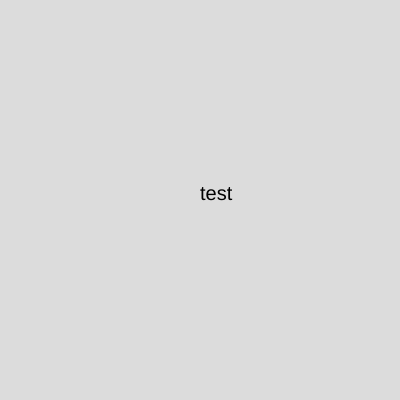
Frame 1 (no input)
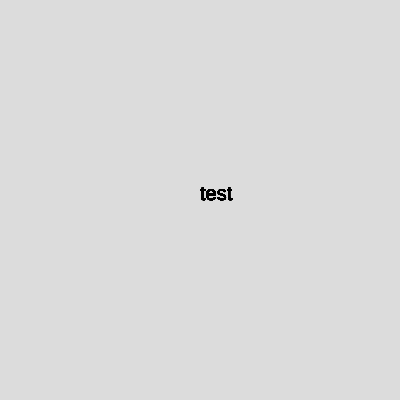
Frame 60 (no input)
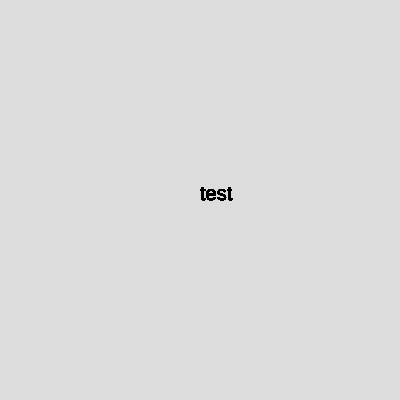
Frame 120 (the mouse pressed at the canvas centre since frame 60)

The p5.js sketch that drew these frames (run headless with seeded random() and noise() and a simulated clock; from frame 60 on, the mouse is pressed at the canvas centre):

// p5.js sketch
// ── sketch.js
function setup(){
  createCanvas(400,400);
  background(220);
}

function draw(){
  textSize(20)
  text("test",width/2,height/2)
}

// ── campfire.html

<div class="stage">
  <div class="campfire">
    <div class="sparks">
      <div class="spark"></div>
      <div class="spark"></div>
      <div class="spark"></div>
      <div class="spark"></div>
      <div class="spark"></div>
      <div class="spark"></div>
      <div class="spark"></div>
      <div class="spark"></div>
    </div>
    <div class="logs">
      <div class="log">
        <div class="streak"></div>
        <div class="streak"></div>
        <div class="streak"></div>
        <div class="streak"></div>
        <div class="streak"></div>
        <div class="streak"></div>
        <div class="streak"></div>
        <div class="streak"></div>
        <div class="streak"></div>
        <div class="streak"></div>
      </div>
      <div class="log">
        <div class="streak"></div>
        <div class="streak"></div>
        <div class="streak"></div>
        <div class="streak"></div>
        <div class="streak"></div>
        <div class="streak"></div>
        <div class="streak"></div>
        <div class="streak"></div>
        <div class="streak"></div>
        <div class="streak"></div>
      </div>
      <div class="log">
        <div class="streak"></div>
        <div class="streak"></div>
        <div class="streak"></div>
        <div class="streak"></div>
        <div class="streak"></div>
        <div class="streak"></div>
        <div class="streak"></div>
        <div class="streak"></div>
        <div class="streak"></div>
        <div class="streak"></div>
      </div>
      <div class="log">
        <div class="streak"></div>
        <div class="streak"></div>
        <div class="streak"></div>
        <div class="streak"></div>
        <div class="streak"></div>
        <div class="streak"></div>
        <div class="streak"></div>
        <div class="streak"></div>
        <div class="streak"></div>
        <div class="streak"></div>
      </div>
      <div class="log">
        <div class="streak"></div>
        <div class="streak"></div>
        <div class="streak"></div>
        <div class="streak"></div>
        <div class="streak"></div>
        <div class="streak"></div>
        <div class="streak"></div>
        <div class="streak"></div>
        <div class="streak"></div>
        <div class="streak"></div>
      </div>
      <div class="log">
        <div class="streak"></div>
        <div class="streak"></div>
        <div class="streak"></div>
        <div class="streak"></div>
        <div class="streak"></div>
        <div class="streak"></div>
        <div class="streak"></div>
        <div class="streak"></div>
        <div class="streak"></div>
        <div class="streak"></div>
      </div>
      <div class="log">
        <div class="streak"></div>
        <div class="streak"></div>
        <div class="streak"></div>
        <div class="streak"></div>
        <div class="streak"></div>
        <div class="streak"></div>
        <div class="streak"></div>
        <div class="streak"></div>
        <div class="streak"></div>
        <div class="streak"></div>
      </div>
    </div>
    <div class="sticks">
      <div class="stick"></div>
      <div class="stick"></div>
      <div class="stick"></div>
      <div class="stick"></div>
    </div>
    <div class="fire">
      <div class="fire__red">
        <div class="flame"></div>
        <div class="flame"></div>
        <div class="flame"></div>
        <div class="flame"></div>
        <div class="flame"></div>
        <div class="flame"></div>
        <div class="flame"></div>
      </div>
      <div class="fire__orange">
        <div class="flame"></div>
        <div class="flame"></div>
        <div class="flame"></div>
        <div class="flame"></div>
        <div class="flame"></div>
        <div class="flame"></div>
        <div class="flame"></div>
      </div>
      <div class="fire__yellow">
        <div class="flame"></div>
        <div class="flame"></div>
        <div class="flame"></div>
        <div class="flame"></div>
        <div class="flame"></div>
      </div>
      <div class="fire__white">
        <div class="flame"></div>
        <div class="flame"></div>
        <div class="flame"></div>
        <div class="flame"></div>
        <div class="flame"></div>
        <div class="flame"></div>
        <div class="flame"></div>
      </div>
    </div>
  </div>
</div>

<style>
html,
body {
  width: 100%;
  height: 100%;
  margin: 0;
  padding: 0;
  background: radial-gradient(#550d39, #270537);
}
.stage {
  width: 100%;
  height: 100%;
  display: flex;
  align-items: center;
  justify-content: center;
}
.campfire {
  position: relative;
  width: 600px;
  height: 600px;
  -webkit-transform-origin: center center;
          transform-origin: center center;
  -webkit-transform: scale(0.75);
          transform: scale(0.75);
}
.log {
  position: absolute;
  width: 238px;
  height: 70px;
  border-radius: 32px;
  background: #781e20;
  overflow: hidden;
  opacity: 0.99;
}
.log:before {
  content: '';
  display: block;
  position: absolute;
  top: 50%;
  left: 35px;
  width: 8px;
  height: 8px;
  border-radius: 32px;
  background: #b35050;
  -webkit-transform: translate(-50%, -50%);
          transform: translate(-50%, -50%);
  z-index: 3;
  box-shadow: 0 0 0 2.5px #781e20, 0 0 0 10.5px #b35050, 0 0 0 13px #781e20, 0 0 0 21px #b35050, 0 0 0 23.5px #781e20, 0 0 0 31.5px #b35050;
}
.streak {
  position: absolute;
  height: 2px;
  border-radius: 20px;
  background: #b35050;
}
.streak:nth-child(1) {
  top: 10px;
  width: 90px;
}
.streak:nth-child(2) {
  top: 10px;
  left: 100px;
  width: 80px;
}
.streak:nth-child(3) {
  top: 10px;
  left: 190px;
  width: 30px;
}
.streak:nth-child(4) {
  top: 22px;
  width: 132px;
}
.streak:nth-child(5) {
  top: 22px;
  left: 142px;
  width: 48px;
}
.streak:nth-child(6) {
  top: 22px;
  left: 200px;
  width: 28px;
}
.streak:nth-child(7) {
  top: 34px;
  left: 74px;
  width: 160px;
}
.streak:nth-child(8) {
  top: 46px;
  left: 110px;
  width: 40px;
}
.streak:nth-child(9) {
  top: 46px;
  left: 170px;
  width: 54px;
}
.streak:nth-child(10) {
  top: 58px;
  left: 90px;
  width: 110px;
}
.log {
  -webkit-transform-origin: center center;
          transform-origin: center center;
  box-shadow: 0 0 2px 1px rgba(0,0,0,0.15);
}
.log:nth-child(1) {
  bottom: 100px;
  left: 100px;
  -webkit-transform: rotate(150deg) scaleX(0.75);
          transform: rotate(150deg) scaleX(0.75);
  z-index: 20;
}
.log:nth-child(2) {
  bottom: 120px;
  left: 140px;
  -webkit-transform: rotate(110deg) scaleX(0.75);
          transform: rotate(110deg) scaleX(0.75);
  z-index: 10;
}
.log:nth-child(3) {
  bottom: 98px;
  left: 68px;
  -webkit-transform: rotate(-10deg) scaleX(0.75);
          transform: rotate(-10deg) scaleX(0.75);
}
.log:nth-child(4) {
  bottom: 80px;
  left: 220px;
  -webkit-transform: rotate(-120deg) scaleX(0.75);
          transform: rotate(-120deg) scaleX(0.75);
  z-index: 26;
}
.log:nth-child(5) {
  bottom: 75px;
  left: 210px;
  -webkit-transform: rotate(-30deg) scaleX(0.75);
          transform: rotate(-30deg) scaleX(0.75);
  z-index: 25;
}
.log:nth-child(6) {
  bottom: 92px;
  left: 280px;
  -webkit-transform: rotate(35deg) scaleX(0.85);
          transform: rotate(35deg) scaleX(0.85);
  z-index: 30;
}
.log:nth-child(7) {
  bottom: 70px;
  left: 300px;
  -webkit-transform: rotate(-30deg) scaleX(0.75);
          transform: rotate(-30deg) scaleX(0.75);
  z-index: 20;
}
.stick {
  position: absolute;
  width: 68px;
  height: 20px;
  border-radius: 10px;
  box-shadow: 0 0 2px 1px rgba(0,0,0,0.1);
  background: #781e20;
}
.stick:before {
  content: '';
  display: block;
  position: absolute;
  bottom: 100%;
  left: 30px;
  width: 6px;
  height: 20px;
  background: #781e20;
  border-radius: 10px;
  -webkit-transform: translateY(50%) rotate(32deg);
          transform: translateY(50%) rotate(32deg);
}
.stick:after {
  content: '';
  display: block;
  position: absolute;
  top: 0;
  right: 0;
  width: 20px;
  height: 20px;
  background: #b35050;
  border-radius: 10px;
}
.stick {
  -webkit-transform-origin: center center;
          transform-origin: center center;
}
.stick:nth-child(1) {
  left: 158px;
  bottom: 164px;
  -webkit-transform: rotate(-152deg) scaleX(0.8);
          transform: rotate(-152deg) scaleX(0.8);
  z-index: 12;
}
.stick:nth-child(2) {
  left: 180px;
  bottom: 30px;
  -webkit-transform: rotate(20deg) scaleX(0.9);
          transform: rotate(20deg) scaleX(0.9);
}
.stick:nth-child(3) {
  left: 400px;
  bottom: 38px;
  -webkit-transform: rotate(170deg) scaleX(0.9);
          transform: rotate(170deg) scaleX(0.9);
}
.stick:nth-child(3):before {
  display: none;
}
.stick:nth-child(4) {
  left: 370px;
  bottom: 150px;
  -webkit-transform: rotate(80deg) scaleX(0.9);
          transform: rotate(80deg) scaleX(0.9);
  z-index: 20;
}
.stick:nth-child(4):before {
  display: none;
}
.fire .flame {
  position: absolute;
  -webkit-transform-origin: bottom center;
          transform-origin: bottom center;
  opacity: 0.9;
}
.fire__red .flame {
  width: 48px;
  border-radius: 48px;
  background: #e20f00;
  box-shadow: 0 0 80px 18px rgba(226,15,0,0.4);
}
.fire__red .flame:nth-child(1) {
  left: 138px;
  height: 160px;
  bottom: 100px;
  -webkit-animation: fire 2s 0.15s ease-in-out infinite alternate;
          animation: fire 2s 0.15s ease-in-out infinite alternate;
}
.fire__red .flame:nth-child(2) {
  left: 186px;
  height: 240px;
  bottom: 100px;
  -webkit-animation: fire 2s 0.35s ease-in-out infinite alternate;
          animation: fire 2s 0.35s ease-in-out infinite alternate;
}
.fire__red .flame:nth-child(3) {
  left: 234px;
  height: 300px;
  bottom: 100px;
  -webkit-animation: fire 2s 0.1s ease-in-out infinite alternate;
          animation: fire 2s 0.1s ease-in-out infinite alternate;
}
.fire__red .flame:nth-child(4) {
  left: 282px;
  height: 360px;
  bottom: 100px;
  -webkit-animation: fire 2s 0s ease-in-out infinite alternate;
          animation: fire 2s 0s ease-in-out infinite alternate;
}
.fire__red .flame:nth-child(5) {
  left: 330px;
  height: 310px;
  bottom: 100px;
  -webkit-animation: fire 2s 0.45s ease-in-out infinite alternate;
          animation: fire 2s 0.45s ease-in-out infinite alternate;
}
.fire__red .flame:nth-child(6) {
  left: 378px;
  height: 232px;
  bottom: 100px;
  -webkit-animation: fire 2s 0.3s ease-in-out infinite alternate;
          animation: fire 2s 0.3s ease-in-out infinite alternate;
}
.fire__red .flame:nth-child(7) {
  left: 426px;
  height: 140px;
  bottom: 100px;
  -webkit-animation: fire 2s 0.1s ease-in-out infinite alternate;
          animation: fire 2s 0.1s ease-in-out infinite alternate;
}
.fire__orange .flame {
  width: 48px;
  border-radius: 48px;
  background: #ff9c00;
  box-shadow: 0 0 80px 18px rgba(255,156,0,0.4);
}
.fire__orange .flame:nth-child(1) {
  left: 138px;
  height: 140px;
  bottom: 100px;
  -webkit-animation: fire 2s 0.05s ease-in-out infinite alternate;
          animation: fire 2s 0.05s ease-in-out infinite alternate;
}
.fire__orange .flame:nth-child(2) {
  left: 186px;
  height: 210px;
  bottom: 100px;
  -webkit-animation: fire 2s 0.1s ease-in-out infinite alternate;
          animation: fire 2s 0.1s ease-in-out infinite alternate;
}
.fire__orange .flame:nth-child(3) {
  left: 234px;
  height: 250px;
  bottom: 100px;
  -webkit-animation: fire 2s 0.35s ease-in-out infinite alternate;
          animation: fire 2s 0.35s ease-in-out infinite alternate;
}
.fire__orange .flame:nth-child(4) {
  left: 282px;
  height: 300px;
  bottom: 100px;
  -webkit-animation: fire 2s 0.4s ease-in-out infinite alternate;
          animation: fire 2s 0.4s ease-in-out infinite alternate;
}
.fire__orange .flame:nth-child(5) {
  left: 330px;
  height: 260px;
  bottom: 100px;
  -webkit-animation: fire 2s 0.5s ease-in-out infinite alternate;
          animation: fire 2s 0.5s ease-in-out infinite alternate;
}
.fire__orange .flame:nth-child(6) {
  left: 378px;
  height: 202px;
  bottom: 100px;
  -webkit-animation: fire 2s 0.35s ease-in-out infinite alternate;
          animation: fire 2s 0.35s ease-in-out infinite alternate;
}
.fire__orange .flame:nth-child(7) {
  left: 426px;
  height: 110px;
  bottom: 100px;
  -webkit-animation: fire 2s 0.1s ease-in-out infinite alternate;
          animation: fire 2s 0.1s ease-in-out infinite alternate;
}
.fire__yellow .flame {
  width: 48px;
  border-radius: 48px;
  background: #ffeb6e;
  box-shadow: 0 0 80px 18px rgba(255,235,110,0.4);
}
.fire__yellow .flame:nth-child(1) {
  left: 186px;
  height: 140px;
  bottom: 100px;
  -webkit-animation: fire 2s 0.6s ease-in-out infinite alternate;
          animation: fire 2s 0.6s ease-in-out infinite alternate;
}
.fire__yellow .flame:nth-child(2) {
  left: 234px;
  height: 172px;
  bottom: 120px;
  -webkit-animation: fire 2s 0.4s ease-in-out infinite alternate;
          animation: fire 2s 0.4s ease-in-out infinite alternate;
}
.fire__yellow .flame:nth-child(3) {
  left: 282px;
  height: 240px;
  bottom: 100px;
  -webkit-animation: fire 2s 0.38s ease-in-out infinite alternate;
          animation: fire 2s 0.38s ease-in-out infinite alternate;
}
.fire__yellow .flame:nth-child(4) {
  left: 330px;
  height: 200px;
  bottom: 100px;
  -webkit-animation: fire 2s 0.22s ease-in-out infinite alternate;
          animation: fire 2s 0.22s ease-in-out infinite alternate;
}
.fire__yellow .flame:nth-child(5) {
  left: 378px;
  height: 142px;
  bottom: 100px;
  -webkit-animation: fire 2s 0.18s ease-in-out infinite alternate;
          animation: fire 2s 0.18s ease-in-out infinite alternate;
}
.fire__white .flame {
  width: 48px;
  border-radius: 48px;
  background: #fef1d9;
  box-shadow: 0 0 80px 18px rgba(254,241,217,0.4);
}
.fire__white .flame:nth-child(1) {
  left: 156px;
  width: 32px;
  height: 100px;
  bottom: 100px;
  -webkit-animation: fire 2s 0.22s ease-in-out infinite alternate;
          animation: fire 2s 0.22s ease-in-out infinite alternate;
}
.fire__white .flame:nth-child(2) {
  left: 181px;
  width: 32px;
  height: 120px;
  bottom: 100px;
  -webkit-animation: fire 2s 0.42s ease-in-out infinite alternate;
          animation: fire 2s 0.42s ease-in-out infinite alternate;
}
.fire__white .flame:nth-child(3) {
  left: 234px;
  height: 170px;
  bottom: 100px;
  -webkit-animation: fire 2s 0.32s ease-in-out infinite alternate;
          animation: fire 2s 0.32s ease-in-out infinite alternate;
}
.fire__white .flame:nth-child(4) {
  left: 282px;
  height: 210px;
  bottom: 100px;
  -webkit-animation: fire 2s 0.8s ease-in-out infinite alternate;
          animation: fire 2s 0.8s ease-in-out infinite alternate;
}
.fire__white .flame:nth-child(5) {
  left: 330px;
  height: 170px;
  bottom: 100px;
  -webkit-animation: fire 2s 0.85s ease-in-out infinite alternate;
          animation: fire 2s 0.85s ease-in-out infinite alternate;
}
.fire__white .flame:nth-child(6) {
  left: 378px;
  width: 32px;
  height: 110px;
  bottom: 100px;
  -webkit-animation: fire 2s 0.64s ease-in-out infinite alternate;
          animation: fire 2s 0.64s ease-in-out infinite alternate;
}
.fire__white .flame:nth-child(7) {
  left: 408px;
  width: 32px;
  height: 100px;
  bottom: 100px;
  -webkit-animation: fire 2s 0.32s ease-in-out infinite alternate;
          animation: fire 2s 0.32s ease-in-out infinite alternate;
}
.spark {
  position: absolute;
  width: 6px;
  height: 20px;
  background: #fef1d9;
  border-radius: 18px;
  z-index: 50;
  -webkit-transform-origin: bottom center;
          transform-origin: bottom center;
  -webkit-transform: scaleY(0);
          transform: scaleY(0);
}
.spark:nth-child(1) {
  left: 160px;
  bottom: 212px;
  -webkit-animation: spark 1s 0.4s linear infinite;
          animation: spark 1s 0.4s linear infinite;
}
.spark:nth-child(2) {
  left: 180px;
  bottom: 240px;
  -webkit-animation: spark 1s 1s linear infinite;
          animation: spark 1s 1s linear infinite;
}
.spark:nth-child(3) {
  left: 208px;
  bottom: 320px;
  -webkit-animation: spark 1s 0.8s linear infinite;
          animation: spark 1s 0.8s linear infinite;
}
.spark:nth-child(4) {
  left: 310px;
  bottom: 400px;
  -webkit-animation: spark 1s 2s linear infinite;
          animation: spark 1s 2s linear infinite;
}
.spark:nth-child(5) {
  left: 360px;
  bottom: 380px;
  -webkit-animation: spark 1s 0.75s linear infinite;
          animation: spark 1s 0.75s linear infinite;
}
.spark:nth-child(6) {
  left: 390px;
  bottom: 320px;
  -webkit-animation: spark 1s 0.65s linear infinite;
          animation: spark 1s 0.65s linear infinite;
}
.spark:nth-child(7) {
  left: 400px;
  bottom: 280px;
  -webkit-animation: spark 1s 1s linear infinite;
          animation: spark 1s 1s linear infinite;
}
.spark:nth-child(8) {
  left: 430px;
  bottom: 210px;
  -webkit-animation: spark 1s 1.4s linear infinite;
          animation: spark 1s 1.4s linear infinite;
}
@-webkit-keyframes fire {
  0% {
    -webkit-transform: scaleY(1);
            transform: scaleY(1);
  }
  28% {
    -webkit-transform: scaleY(0.7);
            transform: scaleY(0.7);
  }
  38% {
    -webkit-transform: scaleY(0.8);
            transform: scaleY(0.8);
  }
  50% {
    -webkit-transform: scaleY(0.6);
            transform: scaleY(0.6);
  }
  70% {
    -webkit-transform: scaleY(0.95);
            transform: scaleY(0.95);
  }
  82% {
    -webkit-transform: scaleY(0.58);
            transform: scaleY(0.58);
  }
  100% {
    -webkit-transform: scaleY(1);
            transform: scaleY(1);
  }
}
@keyframes fire {
  0% {
    -webkit-transform: scaleY(1);
            transform: scaleY(1);
  }
  28% {
    -webkit-transform: scaleY(0.7);
            transform: scaleY(0.7);
  }
  38% {
    -webkit-transform: scaleY(0.8);
            transform: scaleY(0.8);
  }
  50% {
    -webkit-transform: scaleY(0.6);
            transform: scaleY(0.6);
  }
  70% {
    -webkit-transform: scaleY(0.95);
            transform: scaleY(0.95);
  }
  82% {
    -webkit-transform: scaleY(0.58);
            transform: scaleY(0.58);
  }
  100% {
    -webkit-transform: scaleY(1);
            transform: scaleY(1);
  }
}
@-webkit-keyframes spark {
  0%, 35% {
    -webkit-transform: scaleY(0) translateY(0);
            transform: scaleY(0) translateY(0);
    opacity: 0;
  }
  50% {
    -webkit-transform: scaleY(1) translateY(0);
            transform: scaleY(1) translateY(0);
    opacity: 1;
  }
  70% {
    -webkit-transform: scaleY(1) translateY(-10px);
            transform: scaleY(1) translateY(-10px);
    opacity: 1;
  }
  75% {
    -webkit-transform: scaleY(1) translateY(-10px);
            transform: scaleY(1) translateY(-10px);
    opacity: 0;
  }
  100% {
    -webkit-transform: scaleY(0) translateY(0);
            transform: scaleY(0) translateY(0);
    opacity: 0;
  }
}
@keyframes spark {
  0%, 35% {
    -webkit-transform: scaleY(0) translateY(0);
            transform: scaleY(0) translateY(0);
    opacity: 0;
  }
  50% {
    -webkit-transform: scaleY(1) translateY(0);
            transform: scaleY(1) translateY(0);
    opacity: 1;
  }
  70% {
    -webkit-transform: scaleY(1) translateY(-10px);
            transform: scaleY(1) translateY(-10px);
    opacity: 1;
  }
  75% {
    -webkit-transform: scaleY(1) translateY(-10px);
            transform: scaleY(1) translateY(-10px);
    opacity: 0;
  }
  100% {
    -webkit-transform: scaleY(0) translateY(0);
            transform: scaleY(0) translateY(0);
    opacity: 0;
  }
}
</style>
